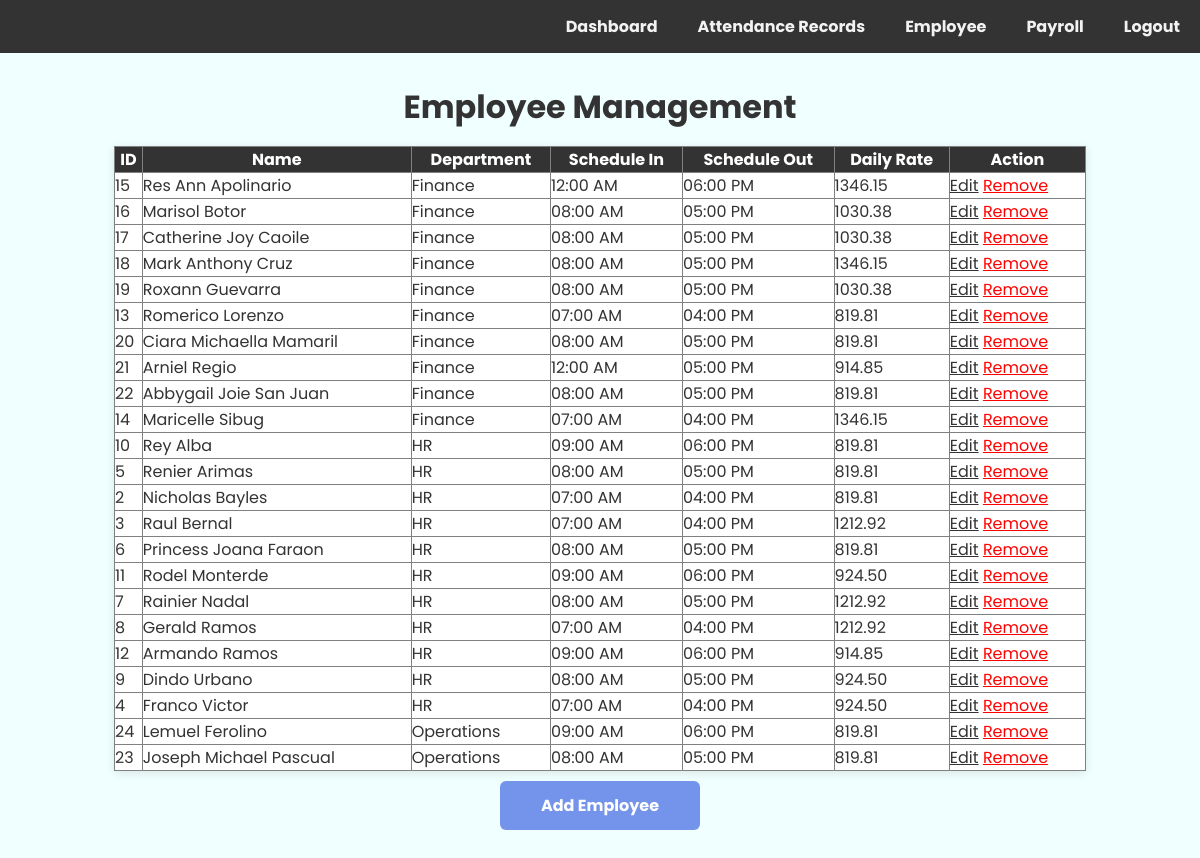
The app's page /employee.php (signed in) with its own data.
### tables this page shows
CREATE TABLE `employee` (
  `employee_id` int(11) NOT NULL,
  `first_name` varchar(50) NOT NULL,
  `last_name` varchar(50) NOT NULL,
  `department` varchar(50) NOT NULL,
  `schedule_in` time NOT NULL,
  `schedule_out` time NOT NULL,
  `created_at` timestamp NOT NULL DEFAULT current_timestamp(),
  `daily_rate` decimal(10,2) NOT NULL DEFAULT 0.00,
  `status` varchar(20) DEFAULT 'Active'
);

### employee.php (the view, shortened to what this page needs)
<?php
$conn = new mysqli("localhost","root","","attendance_system");
$sql = "SELECT
            e.employee_id,
            CONCAT(e.first_name,' ',e.last_name) AS name,
            e.department,
            e.schedule_in,
            e.schedule_out,
            e.daily_rate
        FROM Employee e
        WHERE status='Active'
        ORDER BY e.department, e.last_name";
$result = $conn->query($sql);
?>
<!DOCTYPE html>
<html>
<head>
    <link rel="stylesheet" href="admin.css?v=2">
</head>
<body>
<div class="navbar">
    <a href="admin_dashboard.php">Dashboard</a>
    <a href="print_summary.php">Attendance Records</a>
    <a href="employee.php">Employee</a>
    <a href="payroll.php">Payroll</a>
    <a href="admin_login.php">Logout</a>
</div>
<div class="container">
<h1>Employee Management</h1>
<table border="1" style="margin-top: 15px;">
<tr>
    <th>ID</th>
    <th>Name</th>
    <th>Department</th>
    <th>Schedule In</th>
    <th>Schedule Out</th>
    <th>Daily Rate</th>
    <th>Action</th>
</tr>
<?php while($row = $result->fetch_assoc()): ?>
<tr>
    <td><?= $row['employee_id']; ?></td>
    <td><?= $row['name']; ?></td>
    <td><?= $row['department']; ?></td>
    <td><?= date("h:i A", strtotime($row['schedule_in'])); ?></td>
    <td><?= date("h:i A", strtotime($row['schedule_out'])); ?></td>
    <td><?= $row['daily_rate']; ?></td>
    <td>
        <a href="edit_employee.php?id=<?= $row['employee_id']; ?>">Edit</a>
        <a href="?remove=<?= $row['employee_id']; ?>"
           onclick="return confirm('Remove this employee?');"
           style="color:red;">
           Remove
        </a>
    </td>
</tr>
<?php endwhile; ?>
</table>
    <a href="add_employee.php" class="btn">Add Employee</a>
</div>
</body>
</html>

### admin.css (style rules this page uses)
* { margin: 0; padding: 0; box-sizing: border-box; font-family: "Poppins", sans-serif; color: #333; }
body { background-color: azure; }
.container { display: flex; flex-direction: column; align-items: center; margin: 30px auto; width: 90%; }
.navbar { display: flex; flex-direction: row; justify-content: flex-end; background-color: #333; overflow: hidden; margin-bottom: 20px; }
.navbar a { color: #f2f2f2; text-align: center; padding: 14px 20px; text-decoration: none; font-weight: bold; }
table { border-collapse: collapse; width: 90%; box-shadow: 0 2px 10px rgba(0,0,0,0.1); }
th { background-color: #333; color: #fff; }
td { background-color: #fff; }
.btn { width: 200px; padding: 12px; border-radius: 6px; border: none; cursor: pointer; font-size: 16px; color: #fff; background-color: #7494ec; font-weight: bold; margin-top: 10px; transition: 0.5s; text-decoration: none; text-align: center; }

### records on screen
employee: employee_id "15", name "Res Ann Apolinario", department "Finance", schedule_in "12:00 AM", schedule_out "06:00 PM", daily_rate "1346.15"
employee: employee_id "16", name "Marisol Botor", department "Finance", schedule_in "08:00 AM", schedule_out "05:00 PM", daily_rate "1030.38"
employee: employee_id "17", name "Catherine Joy Caoile", department "Finance", schedule_in "08:00 AM", schedule_out "05:00 PM", daily_rate "1030.38"
employee: employee_id "18", name "Mark Anthony Cruz", department "Finance", schedule_in "08:00 AM", schedule_out "05:00 PM", daily_rate "1346.15"
employee: employee_id "19", name "Roxann Guevarra", department "Finance", schedule_in "08:00 AM", schedule_out "05:00 PM", daily_rate "1030.38"
employee: employee_id "13", name "Romerico Lorenzo", department "Finance", schedule_in "07:00 AM", schedule_out "04:00 PM", daily_rate "819.81"
employee: employee_id "20", name "Ciara Michaella Mamaril", department "Finance", schedule_in "08:00 AM", schedule_out "05:00 PM", daily_rate "819.81"
employee: employee_id "21", name "Arniel Regio", department "Finance", schedule_in "12:00 AM", schedule_out "05:00 PM", daily_rate "914.85"
employee: employee_id "22", name "Abbygail Joie San Juan", department "Finance", schedule_in "08:00 AM", schedule_out "05:00 PM", daily_rate "819.81"
employee: employee_id "14", name "Maricelle Sibug", department "Finance", schedule_in "07:00 AM", schedule_out "04:00 PM", daily_rate "1346.15"
employee: employee_id "10", name "Rey Alba", department "HR", schedule_in "09:00 AM", schedule_out "06:00 PM", daily_rate "819.81"
employee: employee_id "5", name "Renier Arimas", department "HR", schedule_in "08:00 AM", schedule_out "05:00 PM", daily_rate "819.81"
employee: employee_id "2", name "Nicholas Bayles", department "HR", schedule_in "07:00 AM", schedule_out "04:00 PM", daily_rate "819.81"
employee: employee_id "3", name "Raul Bernal", department "HR", schedule_in "07:00 AM", schedule_out "04:00 PM", daily_rate "1212.92"
employee: employee_id "6", name "Princess Joana Faraon", department "HR", schedule_in "08:00 AM", schedule_out "05:00 PM", daily_rate "819.81"
employee: employee_id "11", name "Rodel Monterde", department "HR", schedule_in "09:00 AM", schedule_out "06:00 PM", daily_rate "924.50"
employee: employee_id "7", name "Rainier Nadal", department "HR", schedule_in "08:00 AM", schedule_out "05:00 PM", daily_rate "1212.92"
employee: employee_id "8", name "Gerald Ramos", department "HR", schedule_in "07:00 AM", schedule_out "04:00 PM", daily_rate "1212.92"
employee: employee_id "12", name "Armando Ramos", department "HR", schedule_in "09:00 AM", schedule_out "06:00 PM", daily_rate "914.85"
employee: employee_id "9", name "Dindo Urbano", department "HR", schedule_in "08:00 AM", schedule_out "05:00 PM", daily_rate "924.50"
employee: employee_id "4", name "Franco Victor", department "HR", schedule_in "07:00 AM", schedule_out "04:00 PM", daily_rate "924.50"
employee: employee_id "24", name "Lemuel Ferolino", department "Operations", schedule_in "09:00 AM", schedule_out "06:00 PM", daily_rate "819.81"
employee: employee_id "23", name "Joseph Michael Pascual", department "Operations", schedule_in "08:00 AM", schedule_out "05:00 PM", daily_rate "819.81"
